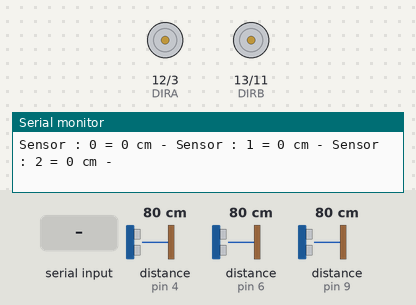
A sketch run on a simulated Arduino Mega 2560, built with avr-gcc and run on an emulated ATmega2560. Shown: direction and speed pins drawn as motors (green arrow = direction pin HIGH = forward, orange = LOW = backward, longer = more drive), the last lines printed to the serial monitor. The test bench sets the inputs (shaded band); at power-on: distance to the obstacle (sensors on pin 6, pin 4, pin 9) 80 cm. The echo pulse lasts 58.3 µs per cm.

Above: at 1.2 s.
1.3 s: "b" received over Serial
At 2.5 s:
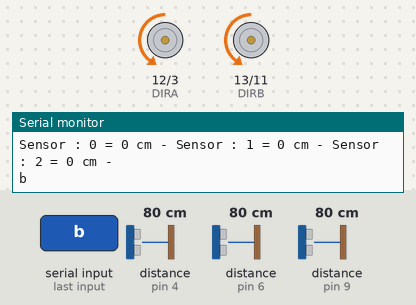
5.8 s: "f" received over Serial
At 7.1 s:
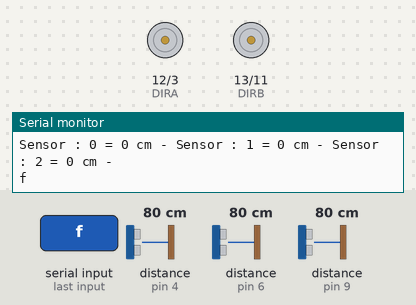
8.8 s: distance to the obstacle (sensor on pin 6) set to 53 cm
11.8 s: distance to the obstacle (sensor on pin 6) set to 47 cm
13.3 s: "f" received over Serial
At 14.0 s:
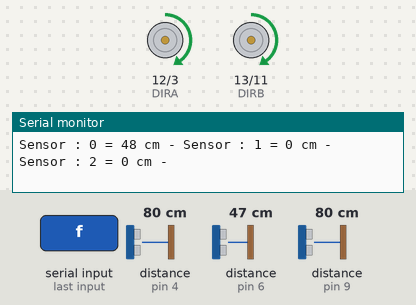
Timing chart, 0 to 15.8 s (numbered marks = the images above; inputs shaded):
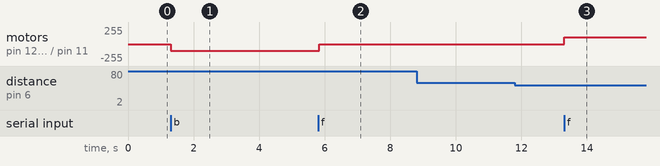

Measured:
- after the input at 1.3 s, motor on pin 12 (DIRA) / pin 3 (PWMA), motor on pin 13 (DIRB) / pin 11 (PWMB): stopped → backward 100/255 at once
- after the input at 5.8 s, motor on pin 12 (DIRA) / pin 3 (PWMA), motor on pin 13 (DIRB) / pin 11 (PWMB): backward 100/255 → stopped at once
- after the input at 13.3 s, motor on pin 12 (DIRA) / pin 3 (PWMA), motor on pin 13 (DIRB) / pin 11 (PWMB): stopped → forward 100/255 at once

The sketch:

communication-Rasp.ino
```cpp
#include <NewPing.h>

// Clockwise and counter-clockwise definitions.
// Depending on how you wired your motors, you may need to swap.
#define CW  0
#define CCW 1

// Motor definitions to make life easier:
#define MOTOR_A 0
#define MOTOR_B 1

#define STOP 's'
#define FOWARD 'f'
#define BACKWARD 'b'
#define LEFT 'l'
#define RIGHT 'r'
#define TURN_LEFT 'e'
#define TURN_RIGHT 'd'


const byte PWMA = 3;  // PWM control (speed) for motor A
const byte PWMB = 11; // PWM control (speed) for motor B
const byte DIRA = 12; // Direction control for motor A
const byte DIRB = 13; // Direction control for motor B

char incoming = 'n';

//Determina o numero de sensores no circuito
#define SONAR_NUM     3
//Determina a distancia maxima e minima de deteccao
#define MAX_DISTANCE 50
#define MIN_DISTANCE 20
//Intervalo de tempo entre as medicoes - valor minimo 29ms
#define PING_INTERVAL 33

//Armazena a quantidade de vezes que a medicao deve ocorrer, para cada sensor
unsigned long pingTimer[SONAR_NUM];
//Armazena o numero de medicoes
unsigned int cm[SONAR_NUM];
// Armazena o numero do sensor ativo
uint8_t currentSensor = 0;

NewPing sonar[SONAR_NUM] =
{
  //Inicializa os sensores nos pinos especificados
  //(pino_trigger, pino_echo, distancia_maxima)
  //Front Sensor 0
  NewPing(7, 6, MAX_DISTANCE),
  //Right Sensor 1
  NewPing(10, 9, MAX_DISTANCE),
  //Left Sensor 2
  NewPing(5, 4, MAX_DISTANCE),
};


void setup()
{
  Serial.begin(9600);
  setupArdumoto();

  //Inicia a primeira medicao com 75ms
  pingTimer[0] = millis() + 75;
  //Define o tempo de inicializacao de cada sensor
  for (uint8_t i = 1; i < SONAR_NUM; i++)
    pingTimer[i] = pingTimer[i - 1] + PING_INTERVAL;

}

void loop()
{

   //Faz um loop entre todos os sensores
  for (uint8_t i = 0; i < SONAR_NUM; i++) { // Loop entre todos os sensores
    if (millis() >= pingTimer[i]) {
      pingTimer[i] += PING_INTERVAL * SONAR_NUM;
      if (i == 0 && currentSensor == SONAR_NUM - 1) oneSensorCycle();
      sonar[currentSensor].timer_stop();
      currentSensor = i;
      cm[currentSensor] = 0;
      sonar[currentSensor].ping_timer(echoCheck);
    }
  }

  if (Serial.available()){

    incoming = Serial.read();
    switch(incoming){
      case 'f':
	if(cm[0]>MIN_DISTANCE){
        driveArdumoto(MOTOR_A, CCW, 100);
        driveArdumoto(MOTOR_B, CCW, 100);
	}else{
	stopArdumoto(MOTOR_A);
        stopArdumoto(MOTOR_B);
	}
      break;
      case 'b':
        driveArdumoto(MOTOR_A, CW, 100);
        driveArdumoto(MOTOR_B, CW, 100);
      break;
      case 'l':
	if(cm[2]>MIN_DISTANCE){
        analogWrite(PWMA, 50);
        analogWrite(PWMB, 200);
	}else{
	stopArdumoto(MOTOR_A);
        stopArdumoto(MOTOR_B);
	}
      break;
      case 'r':
	if(cm[1]>MIN_DISTANCE){
        analogWrite(PWMA, 200);
        analogWrite(PWMB, 50);
	}else{
	stopArdumoto(MOTOR_A);
        stopArdumoto(MOTOR_B);
	}
      break;
      case 'e':
	if(cm[2]>MIN_DISTANCE){
         stopArdumoto(MOTOR_A);
         stopArdumoto(MOTOR_B);
         driveArdumoto(MOTOR_A, CW, 200);
	}else{
	stopArdumoto(MOTOR_A);
        stopArdumoto(MOTOR_B);
	}
      break;
      case 'd':
	if(cm[1]>MIN_DISTANCE){
         stopArdumoto(MOTOR_A);
         stopArdumoto(MOTOR_B);
         driveArdumoto(MOTOR_B, CW, 200);
	}else{
	stopArdumoto(MOTOR_A);
        stopArdumoto(MOTOR_B);
	}
      break;
      default:
        stopArdumoto(MOTOR_A);
        stopArdumoto(MOTOR_B);
    }
    delay(1000);
    if(incoming != 'q'){
      Serial.write(incoming);
    }
    delay(1000);

  }
}

// driveArdumoto drives 'motor' in 'dir' direction at 'spd' speed
void driveArdumoto(byte motor, byte dir, byte spd)
{
  if (motor == MOTOR_A)
  {
    digitalWrite(DIRA, dir);
    analogWrite(PWMA, spd);
  }
  else if (motor == MOTOR_B)
  {
    digitalWrite(DIRB, dir);
    analogWrite(PWMB, spd);
  }
}

// stopArdumoto makes a motor stop
void stopArdumoto(byte motor)
{
  driveArdumoto(motor, 0, 0);
}

// setupArdumoto initialize all pins
void setupArdumoto()
{
  // All pins should be setup as outputs:
  pinMode(PWMA, OUTPUT);
  pinMode(PWMB, OUTPUT);
  pinMode(DIRA, OUTPUT);
  pinMode(DIRB, OUTPUT);

  // Initialize all pins as low:
  digitalWrite(PWMA, LOW);
  digitalWrite(PWMB, LOW);
  digitalWrite(DIRA, LOW);
  digitalWrite(DIRB, LOW);
}

void echoCheck()
{
  //Se receber um sinal (eco), calcula a distancia
  if (sonar[currentSensor].check_timer())
    cm[currentSensor] = sonar[currentSensor].ping_result / US_ROUNDTRIP_CM;
}

void oneSensorCycle()
{
  // Ciclo de leitura do sensor
  for (uint8_t i = 0; i < SONAR_NUM; i++)
  {
    //Imprime os valores lidos pelos sensores, no serial monitor
    Serial.print("Sensor : ");
    Serial.print(i);
    Serial.print(" = ");
    Serial.print(cm[i]);
    Serial.print(" cm - ");
  }
  Serial.println();
}
```
